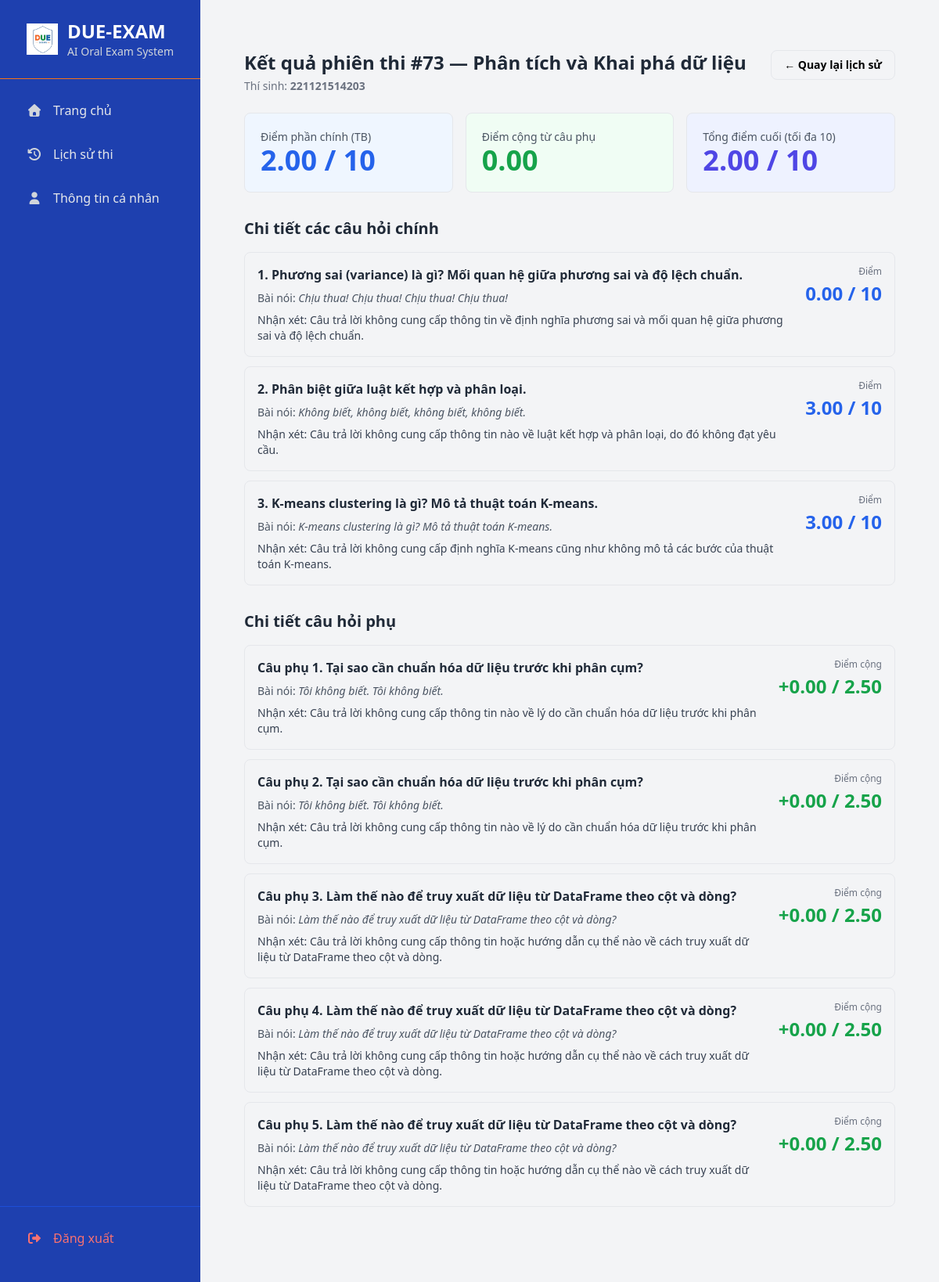
The page /history/73/ (signed in) on the database its author committed.
### qna/models.py (models this page shows, shortened)
class ExamSession(models.Model):
    user = models.ForeignKey(User, on_delete=models.CASCADE, related_name='exam_sessions')
    subject = models.ForeignKey(Subject, on_delete=models.CASCADE)
    questions = models.ManyToManyField(Question, related_name='exam_sessions')
    created_at = models.DateTimeField(auto_now_add=True, verbose_name="Ngày thi")
    is_completed = models.BooleanField(default=False)
    completed_at = models.DateTimeField(null=True, blank=True, verbose_name="Thời gian hoàn thành")
    final_score = models.FloatField(null=True, blank=True)

class Subject(models.Model):
    name = models.CharField(max_length=255, verbose_name="Tên môn học")
    subject_code = models.CharField(max_length=20, unique=True, verbose_name="Mã môn học")
    quiz_data_file = models.CharField(max_length=255, blank=True, null=True, help_text="Ví dụ: data_analysis_quiz.json")

class ExamResult(models.Model):
    session = models.ForeignKey(ExamSession, on_delete=models.CASCADE, related_name='results')
    question = models.ForeignKey(Question, on_delete=models.CASCADE)
    transcript = models.TextField(verbose_name="Nội dung trả lời")
    score = models.FloatField(verbose_name="Điểm số")
    feedback = models.TextField(verbose_name="Nhận xét của AI", null=True, blank=True)
    analysis = models.JSONField(verbose_name="Phân tích chi tiết", null=True, blank=True)
    answered_at = models.DateTimeField(auto_now_add=True)

class Question(models.Model):
    subject = models.ForeignKey(Subject, on_delete=models.CASCADE, related_name="questions", verbose_name="Môn học")
    question_text = models.TextField(verbose_name="Nội dung câu hỏi")
    question_id_in_barem = models.CharField(max_length=20, verbose_name="ID câu hỏi trong tệp barem",
                                            help_text="Ví dụ: Q1, Q2...")
    is_supplementary = models.BooleanField(default=False, verbose_name="Là câu hỏi phụ")

class SupplementaryResult(models.Model):
    session = models.ForeignKey(ExamSession, on_delete=models.CASCADE, related_name='supplementary_results')
    question_text = models.TextField()
    transcript = models.TextField(blank=True, null=True)
    score = models.FloatField(default=0.0)
    max_score = models.FloatField(default=1.0)
    feedback = models.TextField(blank=True, null=True)
    analysis = models.JSONField(blank=True, null=True)
    created_at = models.DateTimeField(auto_now_add=True)

### qna/views.py (the view)
# urls.py: path('history/<int:session_id>/', views.history_detail_view, name='history_detail'),
@login_required
def history_detail_view(request: HttpRequest, session_id: int) -> HttpResponse:
    session = get_object_or_404(
        ExamSession.objects.select_related("subject", "user"),
        pk=session_id,
    )
    _ensure_owner(session, request.user)
    results = (
        ExamResult.objects.filter(session=session)
        .select_related("question")
        .order_by("question_id")
    )
    supp_results = SupplementaryResult.objects.filter(session=session).order_by("created_at")
    main_avg, supp_sum, final_total = _compute_scores(session)
    return render(request, "qna/history_detail.html", {
        "session": session,
        "results": results,
        "supp_results": supp_results,
        "main_avg": main_avg,        # có thể là None; template dùng |default:0 nếu cần
        "supp_sum": supp_sum,
        "final_total": final_total,
    })

### qna/views.py (called while the page is built)
def _ensure_owner(session: ExamSession, user) -> None:
    if session.user_id != getattr(user, "id", None):
        raise PermissionDenied("Bạn không có quyền với phiên thi này.")

def _compute_scores(session: ExamSession) -> Tuple[Optional[float], float, float]:
    mains = list(ExamResult.objects.filter(session=session).only("score"))
    if not mains:
        supp_sum = sum(sr.score or 0.0 for sr in SupplementaryResult.objects
                       .filter(session=session).only("score"))
        return None, supp_sum, 0.0
    main_avg = sum((er.score or 0.0) for er in mains) / len(mains)
    supp_sum = sum((sr.score or 0.0) for sr in SupplementaryResult.objects
                   .filter(session=session).only("score"))
    final_total = min(10.0, main_avg + supp_sum)
    return main_avg, supp_sum, final_total

### qna/templates/qna/history_detail.html (shortened to what this page needs)
{% extends "base.html" %}
{% load static %}
{% block content %}
<div class="max-w-5xl mx-auto px-4 py-6">
  <div class="flex items-start justify-between mb-6">
    <div>
      <h1 class="text-2xl font-bold text-gray-800">
        Kết quả phiên thi #{{ session.id }} — {{ session.subject.name }}
      </h1>
      <p class="text-sm text-gray-500 mt-1">
        Thí sinh: <span class="font-semibold">{{ session.user.username }}</span>
      </p>
    </div>
    <a href="{% url 'history' %}" class="inline-flex items-center px-4 py-2 rounded-lg border text-sm font-semibold hover:bg-gray-50">
      ← Quay lại lịch sử
    </a>
  </div>
  <div class="grid grid-cols-1 sm:grid-cols-3 gap-4 mb-8">
    <div class="bg-blue-50 p-5 rounded-lg border">
      <div class="text-sm text-gray-600">Điểm phần chính (TB)</div>
      <div class="text-4xl font-extrabold text-blue-600">
        {% if main_avg is not None %}{{ main_avg|floatformat:2 }}{% else %}-{% endif %} / 10
      </div>
    </div>
    <div class="bg-green-50 p-5 rounded-lg border">
      <div class="text-sm text-gray-600">Điểm cộng từ câu phụ</div>
      <div class="text-4xl font-extrabold text-green-600">
        {{ supp_sum|default:0|floatformat:2 }}
      </div>
    </div>
    <div class="bg-indigo-50 p-5 rounded-lg border">
      <div class="text-sm text-gray-600">Tổng điểm cuối (tối đa 10)</div>
      <div class="text-4xl font-extrabold text-indigo-600">
        {{ final_total|default:0|floatformat:2 }} / 10
      </div>
    </div>
  </div>
  <div class="mb-8">
    <h3 class="text-xl font-bold text-gray-800 mb-4">Chi tiết các câu hỏi chính</h3>
    {% if results %}
      <div class="space-y-3">
        {% for result in results %}
          <div class="p-4 border rounded-lg transition-all hover:shadow-md hover:border-blue-300">
            <div class="flex justify-between items-start gap-4">
              <div class="min-w-0">
                <p class="font-semibold text-gray-800">
                  {{ forloop.counter }}. {{ result.question.question_text }}
                </p>
                {% if result.transcript %}
                <p class="text-sm text-gray-600 mt-2">
                  <span class="font-medium">Bài nói:</span>
                  <span class="italic">{{ result.transcript }}</span>
                </p>
                {% endif %}
                {% if result.feedback %}
                <p class="text-sm text-gray-700 mt-2">
                  <span class="font-medium">Nhận xét:</span> {{ result.feedback }}
                </p>
                {% endif %}
              </div>
              <div class="flex-shrink-0 text-right">
                <div class="text-xs text-gray-500 mb-1">Điểm</div>
                <div class="text-2xl font-bold text-blue-600">
                  {{ result.score|default:0|floatformat:2 }} / 10
                </div>
              </div>
            </div>
          </div>
        {% endfor %}
      </div>
    {% else %}
      <div class="text-gray-500">Chưa có kết quả phần chính.</div>
    {% endif %}
  </div>
  <div class="mb-8">
    <h3 class="text-xl font-bold text-gray-800 mb-4">Chi tiết câu hỏi phụ</h3>
    {% if supp_results %}
      <div class="space-y-3">
        {% for s in supp_results %}
          <div class="p-4 border rounded-lg transition-all hover:shadow-md hover:border-green-300">
            <div class="flex justify-between items-start gap-4">
              <div class="min-w-0">
                <p class="font-semibold text-gray-800">
                  Câu phụ {{ forloop.counter }}. {{ s.question_text }}
                </p>
                {% if s.transcript %}
                <p class="text-sm text-gray-600 mt-2">
                  <span class="font-medium">Bài nói:</span>
                  <span class="italic">{{ s.transcript }}</span>
                </p>
                {% endif %}
                {% if s.feedback %}
                <p class="text-sm text-gray-700 mt-2">
                  <span class="font-medium">Nhận xét:</span> {{ s.feedback }}
                </p>
                {% endif %}
              </div>
              <div class="flex-shrink-0 text-right">
                <div class="text-xs text-gray-500 mb-1">Điểm cộng</div>
                <div class="text-2xl font-bold text-green-600">
                  +{{ s.score|default:0|floatformat:2 }} / {{ s.max_score|default:0|floatformat:2 }}
                </div>
              </div>
            </div>
          </div>
        {% endfor %}
      </div>
    {% else %}
      <div class="text-gray-500">Không có câu hỏi phụ.</div>
    {% endif %}
  </div>
</div>
{% endblock %}

### rows shown on the page
ExamSession: id "73", subject.name "Phân tích và Khai phá dữ liệu", user.username "221121514203"
ExamResult: question.question_text "Phương sai (variance) là gì? Mối quan hệ giữa phương sai và độ lệch chuẩn.", transcript "Chịu thua! Chịu thua! Chịu thua! Chịu thua!", feedback "Câu trả lời không cung cấp thông tin về định nghĩa phương sai và mối quan hệ giữa phương sai và độ lệch chuẩn.", score "0.00"
ExamResult: question.question_text "Phân biệt giữa luật kết hợp và phân loại.", transcript "Không biết, không biết, không biết, không biết.", feedback "Câu trả lời không cung cấp thông tin nào về luật kết hợp và phân loại, do đó không đạt yêu cầu.", score "3.00"
ExamResult: question.question_text "K-means clustering là gì? Mô tả thuật toán K-means.", transcript "K-means clustering là gì? Mô tả thuật toán K-means.", feedback "Câu trả lời không cung cấp định nghĩa K-means cũng như không mô tả các bước của thuật toán K-means.", score "3.00"
SupplementaryResult: question_text "Tại sao cần chuẩn hóa dữ liệu trước khi phân cụm?", transcript "Tôi không biết. Tôi không biết.", feedback "Câu trả lời không cung cấp thông tin nào về lý do cần chuẩn hóa dữ liệu trước khi phân cụm.", score "0.00", max_score "2.50"
SupplementaryResult: question_text "Tại sao cần chuẩn hóa dữ liệu trước khi phân cụm?", transcript "Tôi không biết. Tôi không biết.", feedback "Câu trả lời không cung cấp thông tin nào về lý do cần chuẩn hóa dữ liệu trước khi phân cụm.", score "0.00", max_score "2.50"
SupplementaryResult: question_text "Làm thế nào để truy xuất dữ liệu từ DataFrame theo cột và dòng?", transcript "Làm thế nào để truy xuất dữ liệu từ DataFrame theo cột và dòng?", feedback "Câu trả lời không cung cấp thông tin hoặc hướng dẫn cụ thể nào về cách truy xuất dữ liệu từ DataFrame theo cột và dòng.", score "0.00", max_score "2.50"
SupplementaryResult: question_text "Làm thế nào để truy xuất dữ liệu từ DataFrame theo cột và dòng?", transcript "Làm thế nào để truy xuất dữ liệu từ DataFrame theo cột và dòng?", feedback "Câu trả lời không cung cấp thông tin hoặc hướng dẫn cụ thể nào về cách truy xuất dữ liệu từ DataFrame theo cột và dòng.", score "0.00", max_score "2.50"
SupplementaryResult: question_text "Làm thế nào để truy xuất dữ liệu từ DataFrame theo cột và dòng?", transcript "Làm thế nào để truy xuất dữ liệu từ DataFrame theo cột và dòng?", feedback "Câu trả lời không cung cấp thông tin hoặc hướng dẫn cụ thể nào về cách truy xuất dữ liệu từ DataFrame theo cột và dòng.", score "0.00", max_score "2.50"

### other values the page prints
{{ main_avg|floatformat:2 }} "2.00"
{{ supp_sum|default:0|floatformat:2 }} "0.00"
{{ final_total|default:0|floatformat:2 }} "2.00"
